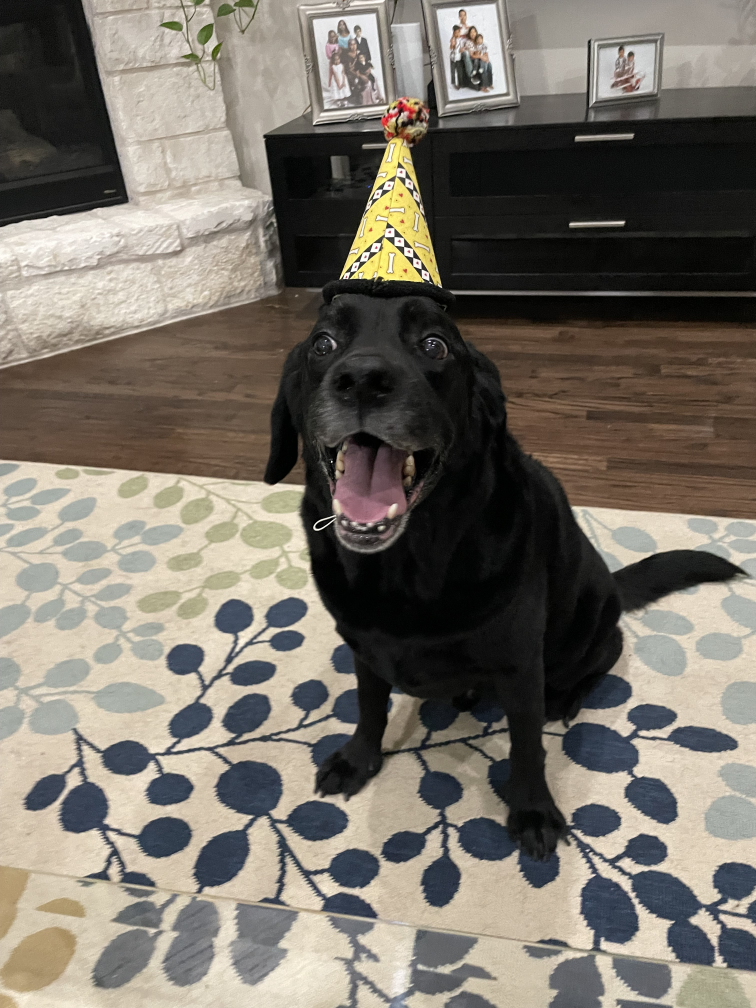
#> input picture assets/Birthday.jpeg, 3024 x 4032 px (shown at 1/4 size)
$ python basic_funcs.py
#> lines starting #> are read from the running program, lines starting #| are printed output that depends on the picture
import cv2
import numpy as np

'''
Displays image and closes window on any key press
Inputs:
- title: string title of image
- img: image to be displayed
Outputs:
- doesn't return anything, just displays image
'''
def showimg(title, img):
    cv2.imshow(title, img)
    cv2.waitKey(0)
    cv2.destroyAllWindows()

#Read image
img = cv2.imread("assets/Birthday.jpeg", cv2.IMREAD_COLOR)
#> img is the input picture: shape (4032, 3024, 3); mean B, G, R 104.2, 113.8, 119.9

#Resize
img = cv2.resize(img, (800, 1000))
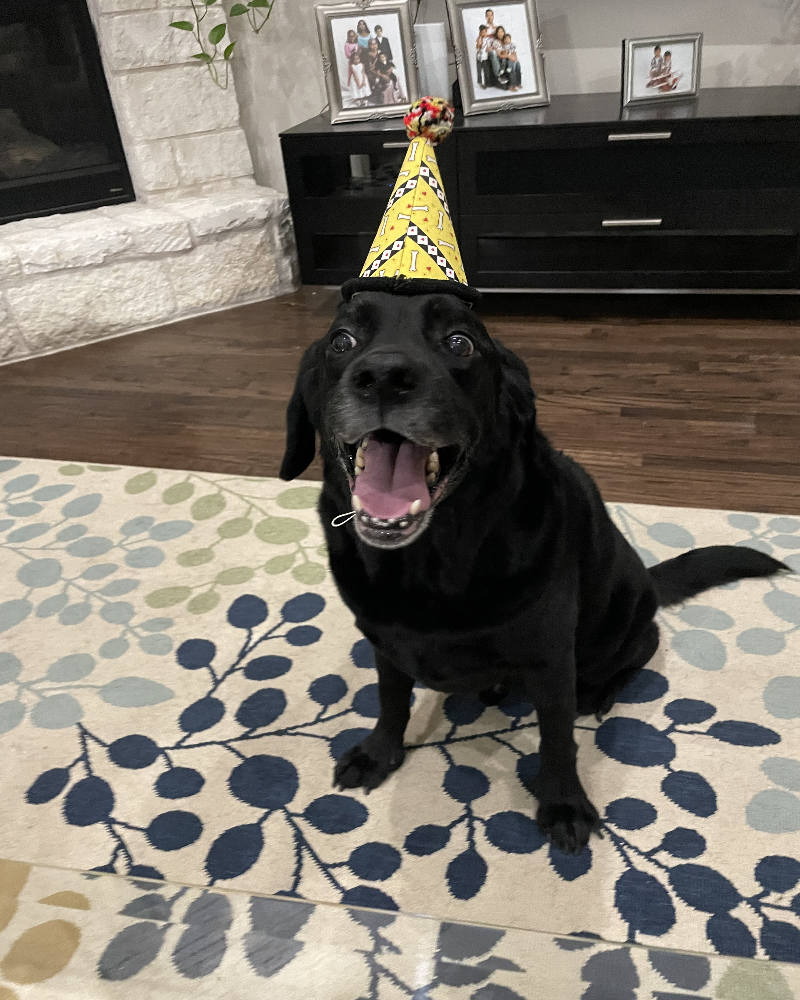
#> img: shape (1000, 800, 3); mean B, G, R 104.1, 113.7, 119.8
showimg("Resized Boomer", img)

#Crop
height, width = img.shape[0], img.shape[1]
#> height = 1000; width = 800
errorh = height/10
#> errorh = 100
errorw = width/8
#> errorw = 100
cropped = img[int((height-50)/2-2*errorh):int((height-50)/2+errorh),int(width/2-errorw):int(width/2+errorw)]
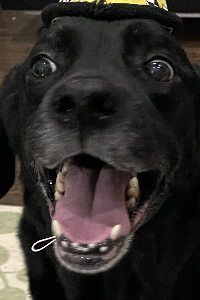
#> cropped: shape (300, 200, 3); mean B, G, R 41.5, 44.7, 48.7
showimg("Happy Boomer", cropped)

#Rotate
rotated = cv2.rotate(img, cv2.ROTATE_180)
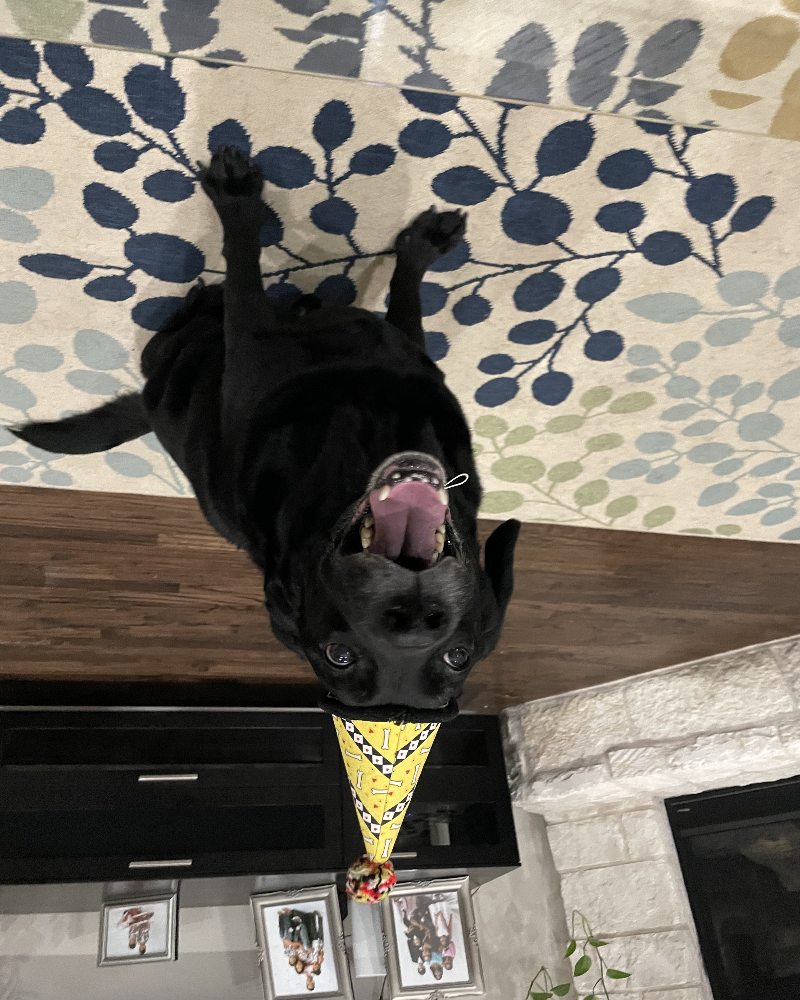
#> rotated: shape (1000, 800, 3); mean B, G, R 104.1, 113.7, 119.8
showimg("Upside-Down Boomer", rotated)

M = cv2.getRotationMatrix2D(center = (width/2, height/2), angle = 123, scale=1)
rotated = cv2.warpAffine(img, M, (width, height))
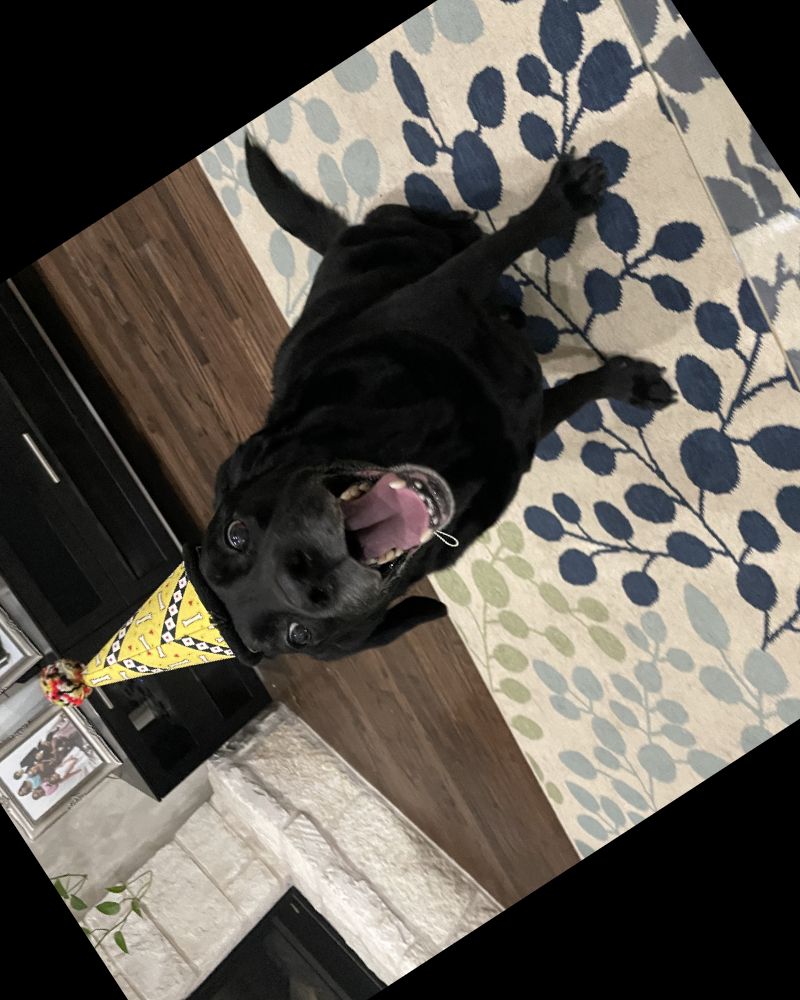
#> rotated: shape (1000, 800, 3); mean B, G, R 81.9, 89.7, 94.9
showimg("Idek Boomer", rotated)

#Translate
tx = width/4
#> tx = 200
ty = -height/3
#> ty = -333.3

M = np.array([[1, 0, tx],
              [0, 1, ty]])
#> M = [[1, 0, 200], [0, 1, -333.3]]

translated = cv2.warpAffine(img, M, (width, height))
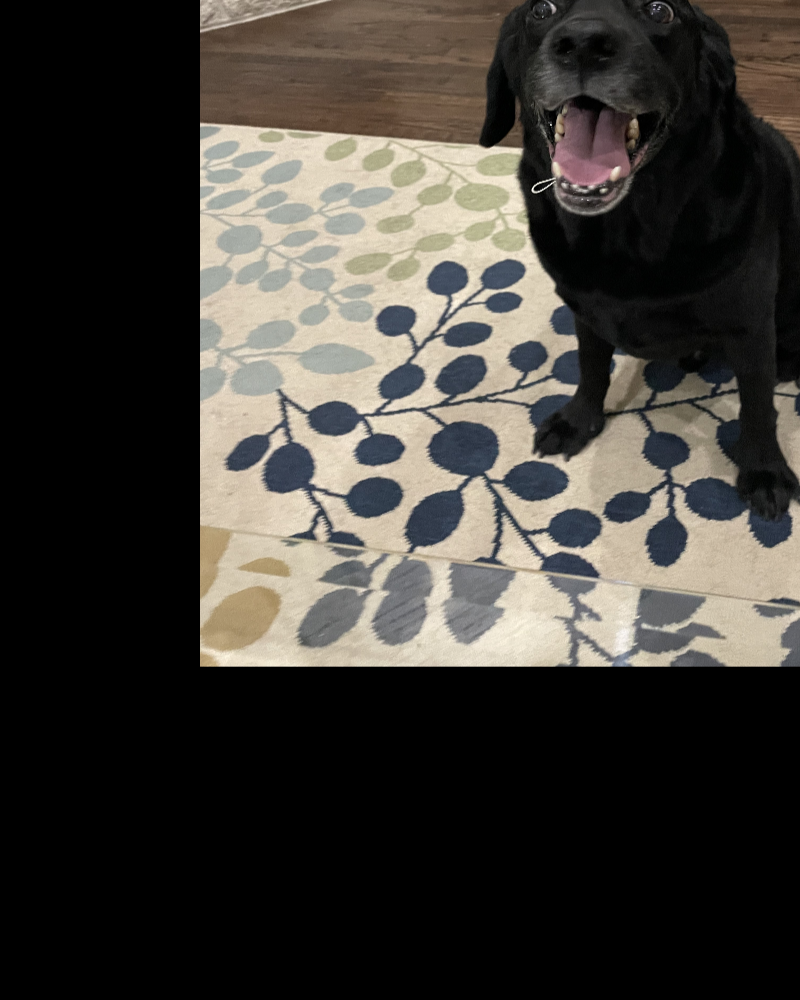
#> translated: shape (1000, 800, 3); mean B, G, R 54, 59.2, 62.5
showimg("Bommer Moved", translated)
